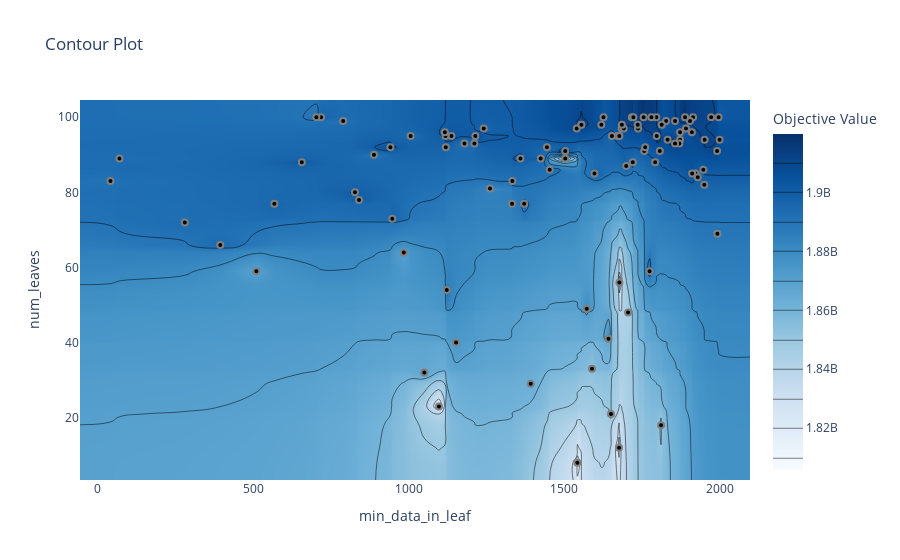

Notebook code for this chart:
### Code cell
plot_contour(study, params=['num_leaves','min_data_in_leaf'] )

### Figure 1 — Plotly figure (JSON) as saved in the notebook; plotly's stock layout.template omitted (floating-point values rounded to 4 significant figures; data arrays with more than 128 entries replaced by an {"elided": "..."} marker saying what was removed)
{"data": [{"colorbar": {"title": {"text": "Objective Value"}}, "colorscale": [[0, "rgb(247,251,255)"], [0.125, "rgb(222,235,247)"], [0.25, "rgb(198,219,239)"], [0.375, "rgb(158,202,225)"], [0.5, "rgb(107,174,214)"], [0.625, "rgb(66,146,198)"], [0.75, "rgb(33,113,181)"], [0.875, "rgb(8,81,156)"], [1, "rgb(8,48,107)"]], "connectgaps": true, "contours": {"coloring": "heatmap"}, "hoverinfo": "none", "line": {"smoothing": 1.3}, "reversescale": false, "type": "contour", "x": [-56.9, 41, 70, 280, 394, 510, 568, 656, 703, 718, 789, 827, 840, 888, 941, 947, 984, 1006, 1050, 1097, 1116, 1118, 1119, 1122, 1137, 1152, 1179, 1211, 1214, 1241, 1261, 1332, 1333, 1359, 1371, 1392, 1424, 1444, 1453, 1503, 1540, 1542, 1554, 1555, 1572, 1589, 1597, 1619, 1626, 1642, 1650, 1653, 1671, 1676, 1677, 1684, 1685, 1691, 1699, 1705, 1717, 1720, 1722, 1736, 1737, 1755, 1757, 1760, 1774, 1780, 1792, 1796, 1797, 1807, 1811, 1813, 1827, 1832, 1856, 1870, 1872, 1888, 1891, 1904, 1910, 1911, 1914, 1922, 1929, 1947, 1950, 1951, 1972, 1991, 1992, 1996, 1999, 2097.0], "y": [3.4, 8, 12, 18, 21, 23, 29, 32, 33, 40, 41, 48, 49, 54, 56, 59, 64, 66, 69, 72, 73, 77, 78, 80, 81, 82, 83, 84, 85, 86, 87, 88, 89, 90, 91, 92, 93, 94, 95, 96, 97, 98, 99, 100, 104.6], "z": {"elided": "45x98 int values"}}, {"marker": {"color": "black", "line": {"color": "Gray", "width": 2}}, "mode": "markers", "name": "Feasible Trial", "showlegend": false, "type": "scatter", "x": [1811, 1097, 1589, 1152, 1122, 1677, 1119, 394, 1705, 510, 718, 703, 789, 41, 1333, 840, 1371, 280, 888, 1424, 1992, 1359, 1453, 1332, 941, 1444, 1211, 984, 1542, 1922, 947, 568, 827, 1214, 1241, 1006, 1050, 1261, 656, 1572, 1137, 1118, 1179, 1116, 1699, 1720, 1796, 1827, 1755, 1780, 1856, 1813, 1914, 1904, 1888, 1972, 1996, 1642, 1757, 1911, 1929, 1626, 1760, 1910, 1774, 1503, 1872, 1870, 1991, 1947, 1650, 1872, 1856, 1737, 1951, 1950, 1807, 1684, 1691, 1597, 70, 1999, 1891, 1832, 1717, 1503, 1736, 1685, 1554, 1676, 1619, 1540, 1722, 1555, 1797, 1671, 1677, 1392, 1792, 1653], "y": [18, 23, 33, 40, 54, 56, 92, 66, 48, 59, 100, 100, 99, 83, 83, 78, 77, 72, 90, 89, 69, 89, 86, 77, 92, 92, 93, 64, 8, 85, 73, 77, 80, 95, 97, 95, 32, 81, 88, 49, 95, 95, 93, 96, 87, 88, 100, 99, 100, 100, 99, 98, 100, 99, 100, 100, 100, 41, 91, 85, 84, 100, 92, 96, 59, 89, 94, 93, 91, 86, 21, 96, 93, 97, 94, 82, 91, 97, 97, 85, 89, 94, 97, 94, 100, 91, 98, 98, 98, 12, 98, 97, 100, 98, 95, 95, 95, 29, 88, 95]}, {"marker": {"color": "#cccccc", "line": {"color": "Gray", "width": 2}}, "mode": "markers", "name": "Infeasible Trial", "showlegend": false, "type": "scatter", "x": [], "y": []}], "layout": {"title": {"text": "Contour Plot"}, "xaxis": {"range": [-56.9, 2097.0], "title": {"text": "min_data_in_leaf"}}, "yaxis": {"range": [3.4, 104.6], "title": {"text": "num_leaves"}}}}
